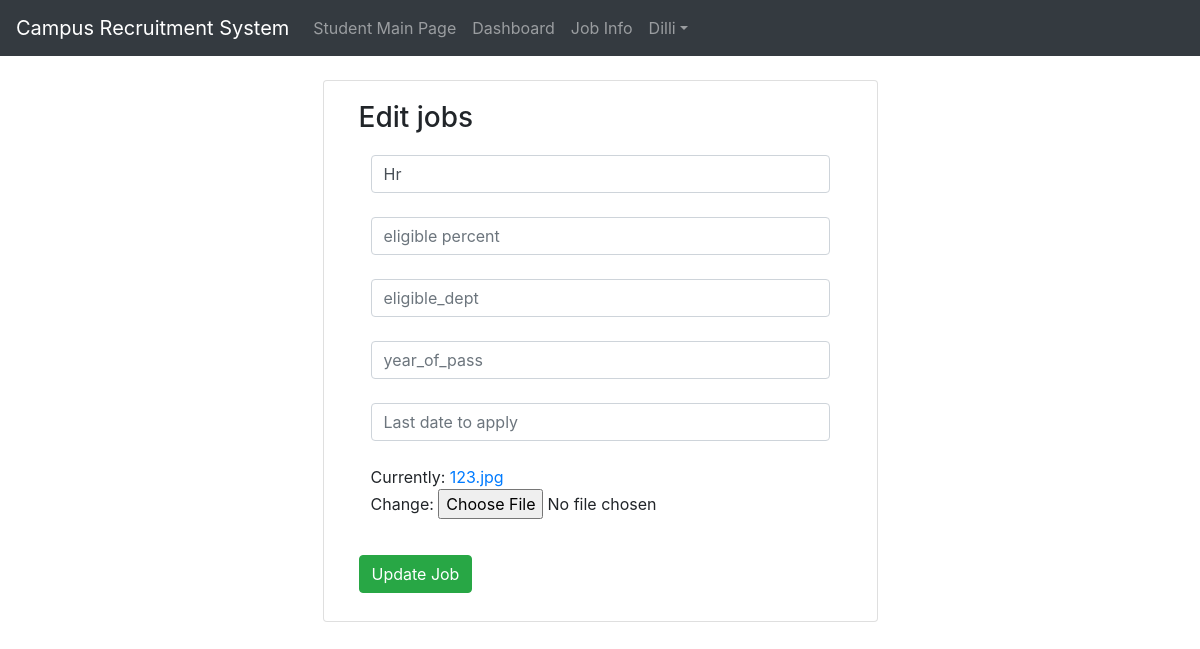
/ejobs/1/ (signed in), run on an earlier commit of the app's database.
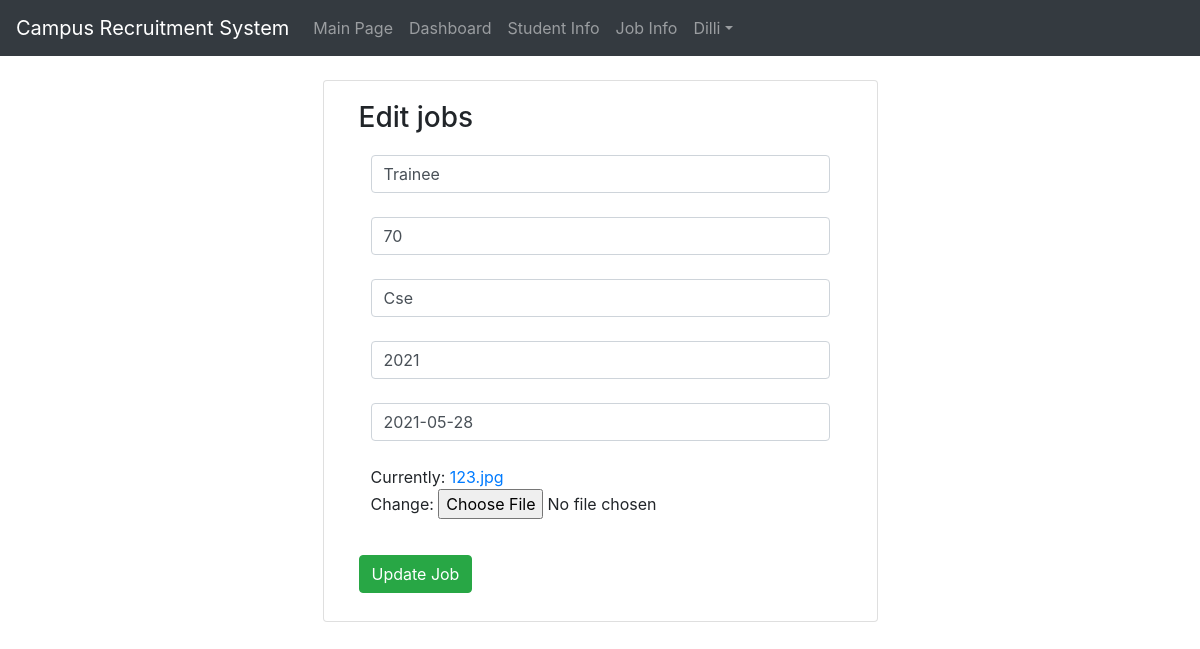
And on a later commit of the database.
### RevisedApp/models.py (models this page shows)
class User(AbstractUser):
	t=[('CSE','CSE'),('ECE','ECE'),('CIVIL','CIVIL'),('Mechanical','Mechanical'),('EEE','EEE'),('MBA','MBA')]
	y=[('III','III'),('IV','IV')]
	rollno=models.CharField(default='17AK1A000',max_length=10)
	dob=models.DateField(null=True)
	year=models.CharField(choices=y,max_length=5,null=True)
	dept=models.CharField(choices=t,max_length=12,null=True)
	phone_no=models.IntegerField(null=True)
	percentage=models.IntegerField(null=True)
	backlogs=models.IntegerField(null=True)
	pass_year=models.IntegerField(null=True)
	address=models.CharField(max_length=250,null=True)
	r=[(1,'coordinator'),(2,'Student'),(3,'Guest')]
	role=models.IntegerField(choices=r,default=2)

class Jobinfo(models.Model):
	title=models.CharField(max_length=25)
	location=models.CharField(max_length=20)
	salary=models.IntegerField(null=True)
	skills=models.CharField(max_length=30)
	job_role=models.CharField(max_length=30)
	eligible_percent=models.IntegerField(null=True)
	eligible_dept=models.CharField(max_length=30)
	year_of_pass=models.IntegerField(null=True)
	last_date=models.DateField(null=True)
	descrip=models.CharField(max_length=250)
	com_image=models.ImageField(upload_to='Jobs/',default='123.jpg')

### RevisedApp/views.py (the view)
# urls.py: path('ejobs/<int:a>/',views.editjobs,name='editjob'),
def editjobs(request,a):
	t= Jobinfo.objects.get(id=a)
	if request.method== "POST":
		k= UpJobform(request.POST,instance=t)
		if k.is_valid():
			k.save()
			return redirect('/jobs')
	k2 = UpJobform(instance=t)
	return render(request,'html/editjobs.html',{'b':k2})

### RevisedApp/forms.py
class UpJobform(forms.ModelForm):
	class Meta:
		model= Jobinfo
		fields= ["job_role","eligible_percent","eligible_dept","year_of_pass","last_date","com_image"]
		widgets={
		"job_role":forms.TextInput(attrs={"class":"form-control","placeholder":"Job role"}),
		"eligible_percent":forms.TextInput(attrs={"class":"form-control","placeholder":"eligible percent"}),
		"eligible_dept":forms.TextInput(attrs={"class":"form-control","placeholder":"eligible_dept"}),
		"year_of_pass":forms.NumberInput(attrs={"class":"form-control","placeholder":"year_of_pass"}),
		"last_date":forms.DateInput(attrs = {"class": "form-control","placeholder":"Last date to apply"},),
		}

### RevisedApp/templates/html/editjobs.html (shortened to what this page needs)
{% extends 'html/base.html' %}
{% block content %}
<div class = "container mt-4">
	<div class="card col-md-6 mx-auto">
		<div class="card-body">
		<form method="POST">
		<h3>Edit jobs</h3>
		<table class="table table-borderless">
			{% for m in b %}
			<tr>
				<td>{{m}}</td>
			</tr>
			{% endfor %}
		</table>
		<div class="row">
			<div class="col">
				<input type="submit" value="Update Job" class="from-control btn btn-success my-2">
				</div>
			</div>
		</form>
	</div>
	</div>
</div>
{% endblock %}

### RevisedApp/templates/html/navbar.html (shortened to what this page needs)
<nav class="navbar navbar-expand-md bg-dark navbar-dark">
  <a class="navbar-brand" href="{% url 'home' %}">Campus Recruitment System</a>
  <div class="collapse navbar-collapse" id="collapsibleNavbar">
    <ul class="navbar-nav">
      {% if not user.is_authenticated %}
      <li class="nav-item">
        <a class="nav-link" href="{% url 'home' %}">Home</a>
      </li>
      <li class="nav-item">
        <a class="nav-link" href="#">About</a>
      </li>
      <li class="nav-item">
        <a class="nav-link" href="{% url 'log' %}">Login/Register</a>
      </li>
      {% elif user.role == 1%}
      <li class="nav-item">
        <a class="nav-link" href="{% url 'main' %}">Main Page</a>
      </li>
      <li class="nav-item">
        <a class="nav-link" href="{% url 'dash' %}">Dashboard</a>
      </li>
      <li class="nav-item">
        <a class="nav-link" href="{% url 'perm' %}">Student Info</a>
      </li>
      <li class="nav-item">
        <a class="nav-link" href="{% url 'main' %}">Job Info</a>
      </li>
       <ul class="navbar-nav ml-auto" style="margin-right: 120px">
        {% if not user.is_authenticated %}
        <li class="nav-item">
          <a class="nav-link" href="{% url 'log' %}"> Login</a>
        </li>
        {% else %}
        <li class="dropdown">
          <a type="button" class="nav-link dropdown-toggle" data-toggle="dropdown">{{user.username}}</a>
        </li>
        {% endif %}
      </ul>
 {% elif user.role == 2%}
      <li class="nav-item">
        <a class="nav-link" href="{% url 'main' %}">Student Main Page</a>
      </li>
      <li class="nav-item">
        <a class="nav-link" href="{% url 'dash' %}">Dashboard</a>
      </li>
      <li class="nav-item">
        <a class="nav-link" href="{% url 'main' %}">Job Info</a>
      </li>
       <ul class="navbar-nav ml-auto" style="margin-right: 120px">
    {% if not user.is_authenticated %}
     <li class="nav-item">
      <a class="nav-link" href="{% url 'log' %}"> Login</a>
    </li>
    {% else %}
    <li class="dropdown">
        <a type="button" class="nav-link dropdown-toggle" data-toggle="dropdown">{{user.username}}</a>
</li>
{% endif %}
  </ul>
      {% endif %}
    </ul>
  </div>
</nav>

What changed in the data, as far as the page shows it:
changed User "Dilli": role 2 → 1 (drawn)
changed Jobinfo: job_role "Hr" → "Trainee"; eligible_percent (not shown) → "70"; eligible_dept (not shown) → "Cse"; year_of_pass (not shown) → "2021"; last_date (not shown) → "2021-05-28"
Also different on the page:
text no longer shown: "Student Main Page"
text now shown: "Main Page Student Info"
